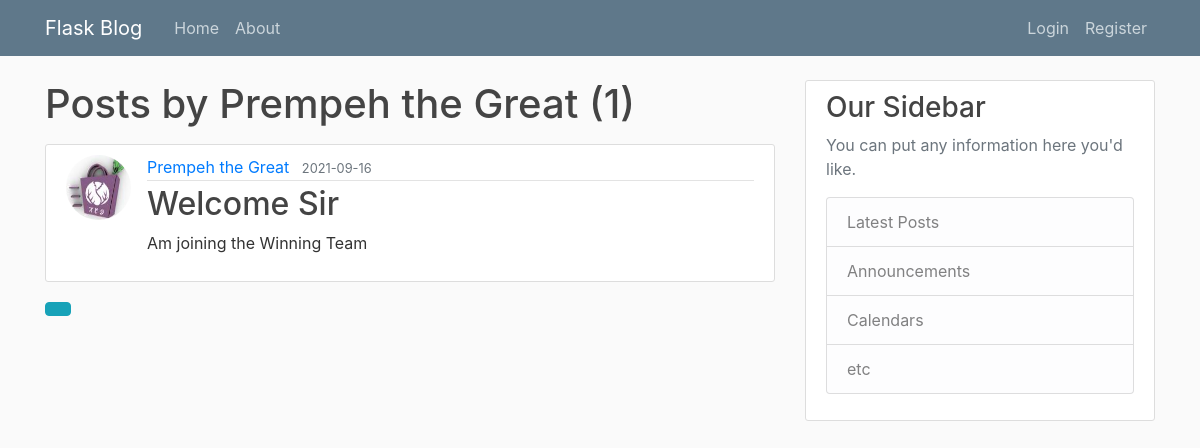
Before: /user/Prempeh the Great with the older database file.
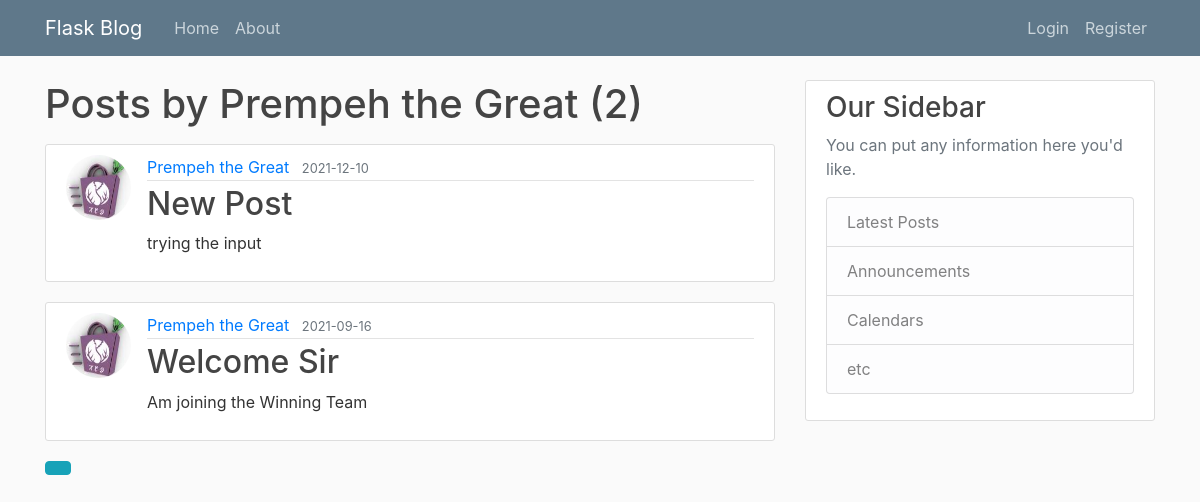
After: the same page with the newer database file.
### flaskblog/models.py (models this page shows, shortened)
class Post(db.Model):
    id = db.Column(db.Integer, primary_key=True)
    title = db.Column(db.String(100), nullable=False)
    date_posted = db.Column(db.DateTime, nullable=False, default=datetime.utcnow)
    content = db.Column(db.Text, nullable=False)
    user_id = db.Column(db.Integer, db.ForeignKey('user.id'), nullable=False)

class User(db.Model, UserMixin): # class been inherite from
    id = db.Column(db.Integer, primary_key=True)
    username = db.Column(db.String(20), unique=True, nullable=False)
    email = db.Column(db.String(120), unique=True, nullable=False)
    image_file = db.Column(db.String(20), nullable=False, default='default.jpg')
    password = db.Column(db.String(60), nullable=False)
    posts = db.relationship('Post', backref='author', lazy=True)#for loading the data

### flaskblog/users/routes.py (the view)
@users.route("/user/<string:username>")
def user_posts(username):
    page = request.args.get('page', 1, type=int)
    user = User.query.filter_by(username=username).first_or_404()
    posts = Post.query.filter_by(author=user)\
        .order_by(Post.date_posted.desc())\
        .paginate(page=page, per_page=5)
    return render_template('user_posts.html', posts=posts, user=user)

### flaskblog/templates/user_posts.html
{% extends "layout.html" %}
{% block content %}
    <h1 class="mb-3">Posts by {{ user.username }} ({{ posts.total }})</h1>
    {% for post in posts.items %}
        <article class="media content-section">
            <img class="rounded-circle article-img" src="{{ url_for('static', filename='profile_pics/' + post.author.image_file) }}">
            <div class="media-body">
                <div class="article-metadata">
                    <a class="mr-2" href="{{ url_for('users.user_posts', username=post.author.username) }}">{{ post.author.username }}</a>
                    <small class="text-muted">{{ post.date_posted.strftime('%Y-%m-%d') }}</small>
                </div>
                <h2><a class="article-title" href="{{ url_for('posts.post', post_id=post.id) }}">{{ post.title }}</a></h2>
                <p class="article-content">{{ post.content }}</p>
            </div>
        </article>
    {% endfor %}
    {% for page_num in posts.iter_pages(left_edge=1, right_edge=1, left_current=1, right_current=2) %}
        {% if page_num %}
            {% if posts.page == page_num %}
            <a class="btn btn-info mb-4" href="{{ url_for('users.user_posts', username=user.username, page=page_num) }}"></a>
            {% else %}
            <a class="btn btn-outline-info mb-4" href="{{ url_for('users.user_posts', username=user.username, page=page_num) }}"></a>
            {% endif %}
        {% else %}
            .....
        {% endif %}
    {% endfor %}
{% endblock content %}

Changed rows visible on the page:
added Post: image_file (picture), author.username "Prempeh the Great", date_posted "2021-12-10", title "New Post", content "trying the input"
Other visible differences:
{{ posts.total }}: "1" → "2"
